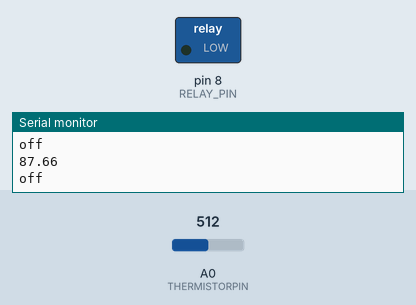
A sketch run on a simulated Arduino Uno, built with avr-gcc and run on an emulated ATmega328P. Parts: switched loads named in the sketch (green lamp = pin HIGH), the last lines printed to the serial monitor. Inputs (shaded band) come from the test bench; at power-on: A0 (THERMISTORPIN) = 512.

Above: at 1.2 s.
1.3 s: A0 (THERMISTORPIN) set to 870
3.3 s: A0 (THERMISTORPIN) set to 888
At 5.4 s:
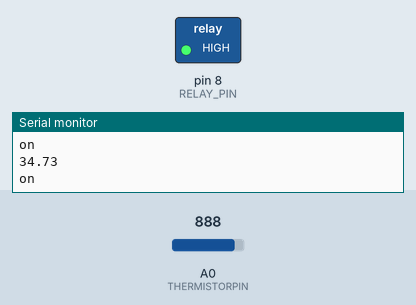
5.7 s: A0 (THERMISTORPIN) set to 716
At 7.2 s:
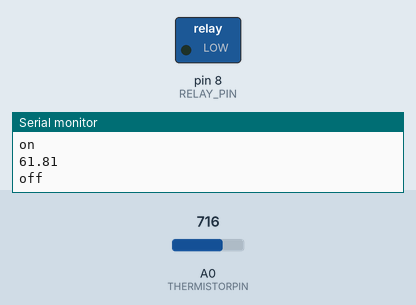
7.8 s: A0 (THERMISTORPIN) set to 900
At 8.9 s:
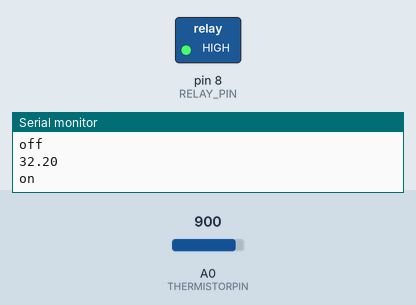
Timing chart, 0 to 10.8 s (numbered marks = the images above; inputs shaded):
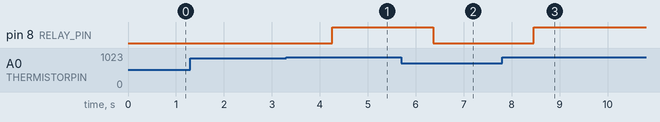

Measured:
- the behaviour switches between 876 and 877 on A0 (THERMISTORPIN) (found by bisection; images 0 and 1)
- after the input at 3.3 s, pin 8 (RELAY_PIN): LOW → HIGH after 0.96 s
- after the input at 5.7 s, pin 8 (RELAY_PIN): HIGH → LOW after 0.66 s
- after the input at 7.8 s, pin 8 (RELAY_PIN): LOW → HIGH after 0.66 s

The sketch:

thermistor.ino
```cpp
// which analog pin to connect
#define THERMISTORPIN A0
// resistance at 25 degrees C
#define THERMISTORNOMINAL 100000
// temp. for nominal resistance (almost always 25 C)
#define TEMPERATURENOMINAL 25
// how many samples to take and average, more takes longer
// but is more 'smooth'
#define NUMSAMPLES 5
// The beta coefficient of the thermistor (usually 3000-4000)
#define BCOEFFICIENT 3950
// the value of the 'other' resistor
#define SERIESRESISTOR 10000

#define TARGET_TEMP 40
#define RELAY_PIN 8

uint16_t samples[NUMSAMPLES];

void setup(void) {
  Serial.begin(9600);
  analogReference(EXTERNAL);

  pinMode(RELAY_PIN, OUTPUT);    // Output mode to drive relay
  digitalWrite(RELAY_PIN, LOW);  // make sure it is off to start
}

void loop(void) {
  uint8_t i;
  float average;

  // take N samples in a row, with a slight delay
  for (i=0; i< NUMSAMPLES; i++) {
    samples[i] = analogRead(THERMISTORPIN);
    delay(10);
  }

  // average all the samples out
  average = 0;
  for (i=0; i< NUMSAMPLES; i++) {
      average += samples[i];
  }
  average /= NUMSAMPLES;

  //Serial.print("Average analog reading ");
  //Serial.println(average);

  // convert the value to resistance
  average = 1023 / average - 1;
  average = SERIESRESISTOR / average;
  //Serial.print("Thermistor resistance ");
  //Serial.println(average);

  float steinhart;
  steinhart = average / THERMISTORNOMINAL;     // (R/Ro)
  steinhart = log(steinhart);                  // ln(R/Ro)
  steinhart /= BCOEFFICIENT;                   // 1/B * ln(R/Ro)
  steinhart += 1.0 / (TEMPERATURENOMINAL + 273.15); // + (1/To)
  steinhart = 1.0 / steinhart;                 // Invert
  steinhart -= 273.15;                         // convert to C

  //Serial.print("Temperature ");
  Serial.print(steinhart);
  Serial.println();
  //Serial.println(" *C");

  if(steinhart < TARGET_TEMP - 3) {
      digitalWrite(RELAY_PIN, HIGH);
      Serial.println("on");
  } else {
      digitalWrite(RELAY_PIN, LOW);
      Serial.println("off");
  }

  delay(1000);
}
```
